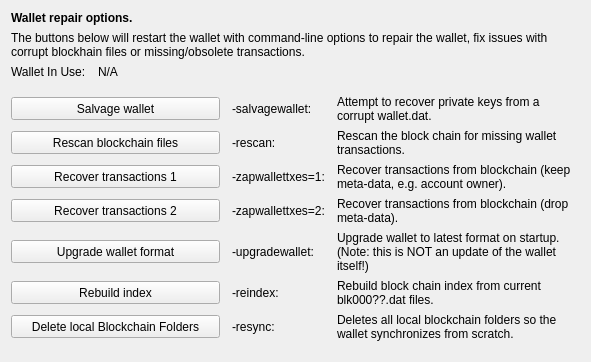
     <widget class="QWidget" name="tab_repair">
      <attribute name="title">
       <string>&amp;Wallet Repair</string>
      </attribute>
      <layout class="QGridLayout" name="gridLayout_4" columnstretch="0,1,0,2">
       <property name="horizontalSpacing">
        <number>12</number>
       </property>
       <item row="10" column="0" colspan="2">
        <widget class="QPushButton" name="btn_resync">
         <property name="minimumSize">
          <size>
           <width>100</width>
           <height>23</height>
          </size>
         </property>
         <property name="text">
          <string>Delete local Blockchain Folders</string>
         </property>
        </widget>
       </item>
       <item row="0" column="0" colspan="4">
        <widget class="QLabel" name="label_repair_header">
         <property name="font">
          <font>
           <weight>75</weight>
           <bold>true</bold>
          </font>
         </property>
         <property name="text">
          <string>Wallet repair options.</string>
         </property>
        </widget>
       </item>
       <item row="1" column="0" colspan="4">
        <widget class="QLabel" name="label_repair_helptext">
         <property name="font">
          <font>
           <weight>50</weight>
           <bold>false</bold>
          </font>
         </property>
         <property name="text">
          <string>The buttons below will restart the wallet with command-line options to repair the wallet, fix issues with corrupt blockhain files or missing/obsolete transactions.</string>
         </property>
         <property name="wordWrap">
          <bool>true</bool>
         </property>
        </widget>
       </item>
       <item row="2" column="0">
        <widget class="QLabel" name="wallet_path_label">
         <property name="text">
          <string>Wallet In Use:</string>
         </property>
        </widget>
       </item>
       <item row="2" column="1" colspan="3">
        <widget class="QLabel" name="wallet_path">
         <property name="cursor">
          <cursorShape>IBeamCursor</cursorShape>
         </property>
         <property name="text">
          <string>N/A</string>
         </property>
         <property name="textFormat">
          <enum>Qt::PlainText</enum>
         </property>
         <property name="textInteractionFlags">
          <set>Qt::LinksAccessibleByMouse|Qt::TextSelectableByKeyboard|Qt::TextSelectableByMouse</set>
         </property>
        </widget>
       </item>
       <item row="3" column="0">
        <spacer name="verticalSpacer_repair1">
         <property name="orientation">
          <enum>Qt::Vertical</enum>
         </property>
         <property name="sizeHint" stdset="0">
          <size>
           <width>10</width>
           <height>10</height>
          </size>
         </property>
        </spacer>
       </item>
       <item row="4" column="0" colspan="2">
        <widget class="QPushButton" name="btn_salvagewallet">
         <property name="minimumSize">
          <size>
           <width>100</width>
           <height>23</height>
          </size>
         </property>
         <property name="text">
          <string>Salvage wallet</string>
         </property>
        </widget>
       </item>
       <item row="4" column="2">
        <widget class="QLabel" name="label_repair_salvage_command">
         <property name="text">
          <string notr="true">-salvagewallet:</string>
         </property>
        </widget>
       </item>
       <item row="4" column="3">
        <widget class="QLabel" name="label_repair_salvage">
         <property name="text">
          <string>Attempt to recover private keys from a corrupt wallet.dat.</string>
         </property>
         <property name="wordWrap">
          <bool>true</bool>
         </property>
        </widget>
       </item>
       <item row="5" column="0" colspan="2">
        <widget class="QPushButton" name="btn_rescan">
         <property name="minimumSize">
          <size>
           <width>100</width>
           <height>23</height>
          </size>
         </property>
         <property name="text">
          <string>Rescan blockchain files</string>
         </property>
        </widget>
       </item>
       <item row="5" column="2">
        <widget class="QLabel" name="label_repair_rescan_command">
         <property name="text">
          <string notr="true">-rescan:</string>
         </property>
        </widget>
       </item>
       <item row="5" column="3">
        <widget class="QLabel" name="label_repair_rescan">
         <property name="text">
          <string>Rescan the block chain for missing wallet transactions.</string>
         </property>
         <property name="wordWrap">
          <bool>true</bool>
         </property>
        </widget>
       </item>
       <item row="6" column="0" colspan="2">
        <widget class="QPushButton" name="btn_zapwallettxes1">
         <property name="minimumSize">
          <size>
           <width>100</width>
           <height>23</height>
          </size>
         </property>
         <property name="text">
          <string>Recover transactions 1</string>
         </property>
        </widget>
       </item>
       <item row="6" column="2">
        <widget class="QLabel" name="label_repair_zap1_command">
         <property name="text">
          <string notr="true">-zapwallettxes=1:</string>
         </property>
        </widget>
       </item>
       <item row="6" column="3">
        <widget class="QLabel" name="label_repair_zap1">
         <property name="text">
          <string>Recover transactions from blockchain (keep meta-data, e.g. account owner).</string>
         </property>
         <property name="wordWrap">
          <bool>true</bool>
         </property>
        </widget>
       </item>
       <item row="7" column="0" colspan="2">
        <widget class="QPushButton" name="btn_zapwallettxes2">
         <property name="minimumSize">
          <size>
           <width>100</width>
           <height>23</height>
          </size>
         </property>
         <property name="text">
          <string>Recover transactions 2</string>
         </property>
        </widget>
       </item>
       <item row="7" column="2">
        <widget class="QLabel" name="label_repair_zap2_command">
         <property name="text">
          <string notr="true">-zapwallettxes=2:</string>
         </property>
        </widget>
       </item>
       <item row="7" column="3">
        <widget class="QLabel" name="label_repair_zap2">
         <property name="text">
          <string>Recover transactions from blockchain (drop meta-data).</string>
         </property>
         <property name="wordWrap">
          <bool>true</bool>
         </property>
        </widget>
       </item>
       <item row="8" column="0" colspan="2">
        <widget class="QPushButton" name="btn_upgradewallet">
         <property name="minimumSize">
          <size>
           <width>100</width>
           <height>23</height>
          </size>
         </property>
         <property name="text">
          <string>Upgrade wallet format</string>
         </property>
        </widget>
       </item>
       <item row="8" column="2">
        <widget class="QLabel" name="label_repair_upgrade_command">
         <property name="text">
          <string notr="true">-upgradewallet:</string>
         </property>
        </widget>
       </item>
       <item row="8" column="3">
        <widget class="QLabel" name="label_repair_upgrade">
         <property name="text">
          <string>Upgrade wallet to latest format on startup. (Note: this is NOT an update of the wallet itself!)</string>
         </property>
         <property name="wordWrap">
          <bool>true</bool>
         </property>
        </widget>
       </item>
       <item row="9" column="0" colspan="2">
        <widget class="QPushButton" name="btn_reindex">
         <property name="minimumSize">
          <size>
           <width>100</width>
           <height>23</height>
          </size>
         </property>
         <property name="text">
          <string>Rebuild index</string>
         </property>
        </widget>
       </item>
       <item row="9" column="2">
        <widget class="QLabel" name="label_repair_reindex_command">
         <property name="text">
          <string notr="true">-reindex:</string>
         </property>
        </widget>
       </item>
       <item row="9" column="3">
        <widget class="QLabel" name="label_repair_reindex">
         <property name="text">
          <string>Rebuild block chain index from current blk000??.dat files.</string>
         </property>
         <property name="wordWrap">
          <bool>true</bool>
         </property>
        </widget>
       </item>
       <item row="11" column="0">
        <spacer name="verticalSpacer_repair2">
         <property name="orientation">
          <enum>Qt::Vertical</enum>
         </property>
         <property name="sizeHint" stdset="0">
          <size>
           <width>20</width>
           <height>10</height>
          </size>
         </property>
        </spacer>
       </item>
       <item row="10" column="2">
        <widget class="QLabel" name="label_repair_resync_command">
         <property name="text">
          <string>-resync:</string>
         </property>
        </widget>
       </item>
       <item row="10" column="3">
        <widget class="QLabel" name="label_repair_resync">
         <property name="text">
          <string>Deletes all local blockchain folders so the wallet synchronizes from scratch.</string>
         </property>
         <property name="wordWrap">
          <bool>true</bool>
         </property>
        </widget>
       </item>
      </layout>
     </widget>
